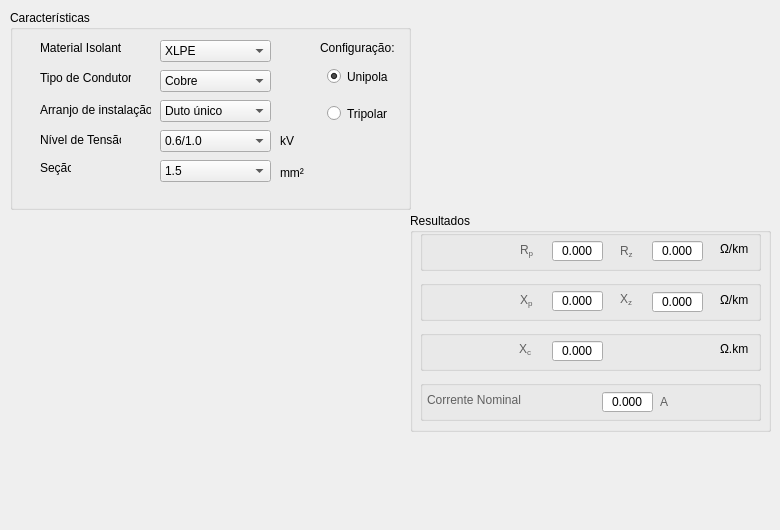
  <widget class="QWidget" name="centralwidget">
   <widget class="QLabel" name="label">
    <property name="geometry">
     <rect>
      <x>-10</x>
      <y>190</y>
      <width>361</width>
      <height>331</height>
     </rect>
    </property>
    <property name="text">
     <string/>
    </property>
    <property name="pixmap">
     <pixmap>Imagens/Wire Cu.png</pixmap>
    </property>
    <property name="scaledContents">
     <bool>true</bool>
    </property>
   </widget>
   <widget class="QGroupBox" name="groupBox_2">
    <property name="geometry">
     <rect>
      <x>10</x>
      <y>10</y>
      <width>401</width>
      <height>200</height>
     </rect>
    </property>
    <property name="title">
     <string>Características</string>
    </property>
    <widget class="QLabel" name="label_3">
     <property name="geometry">
      <rect>
       <x>30</x>
       <y>60</y>
       <width>91</width>
       <height>16</height>
      </rect>
     </property>
     <property name="text">
      <string>Tipo de Condutor</string>
     </property>
    </widget>
    <widget class="QLabel" name="label_2">
     <property name="geometry">
      <rect>
       <x>30</x>
       <y>30</y>
       <width>81</width>
       <height>16</height>
      </rect>
     </property>
     <property name="text">
      <string>Material Isolante</string>
     </property>
    </widget>
    <widget class="QComboBox" name="comboBox_MaterialIsolante">
     <property name="geometry">
      <rect>
       <x>150</x>
       <y>30</y>
       <width>111</width>
       <height>22</height>
      </rect>
     </property>
     <item>
      <property name="text">
       <string>XLPE</string>
      </property>
     </item>
     <item>
      <property name="text">
       <string>PVC</string>
      </property>
     </item>
     <item>
      <property name="text">
       <string>EPR</string>
      </property>
     </item>
    </widget>
    <widget class="QComboBox" name="comboBox_TipoCondutor">
     <property name="geometry">
      <rect>
       <x>150</x>
       <y>60</y>
       <width>111</width>
       <height>22</height>
      </rect>
     </property>
     <item>
      <property name="text">
       <string>Cobre</string>
      </property>
     </item>
     <item>
      <property name="text">
       <string>Alumínio</string>
      </property>
     </item>
    </widget>
    <widget class="QComboBox" name="comboBox_ArranjoInstalacao">
     <property name="geometry">
      <rect>
       <x>150</x>
       <y>90</y>
       <width>111</width>
       <height>22</height>
      </rect>
     </property>
     <item>
      <property name="text">
       <string>Duto único</string>
      </property>
     </item>
     <item>
      <property name="text">
       <string>Ao ar livre</string>
      </property>
     </item>
     <item>
      <property name="text">
       <string>Dir. enterrado</string>
      </property>
     </item>
     <item>
      <property name="text">
       <string>Canaleta</string>
      </property>
     </item>
     <item>
      <property name="text">
       <string>Eletroduto</string>
      </property>
     </item>
    </widget>
    <widget class="QLabel" name="label_5">
     <property name="geometry">
      <rect>
       <x>30</x>
       <y>92</y>
       <width>111</width>
       <height>16</height>
      </rect>
     </property>
     <property name="text">
      <string>Arranjo de instalação</string>
     </property>
    </widget>
    <widget class="QComboBox" name="comboBox_NivelTensao">
     <property name="geometry">
      <rect>
       <x>150</x>
       <y>120</y>
       <width>111</width>
       <height>22</height>
      </rect>
     </property>
     <item>
      <property name="text">
       <string>0.6/1.0</string>
      </property>
     </item>
     <item>
      <property name="text">
       <string>8.7/15</string>
      </property>
     </item>
    </widget>
    <widget class="QComboBox" name="comboBox_Secao">
     <property name="geometry">
      <rect>
       <x>150</x>
       <y>150</y>
       <width>111</width>
       <height>22</height>
      </rect>
     </property>
     <item>
      <property name="text">
       <string>1.5</string>
      </property>
     </item>
     <item>
      <property name="text">
       <string>2.5</string>
      </property>
     </item>
     <item>
      <property name="text">
       <string>4</string>
      </property>
     </item>
     <item>
      <property name="text">
       <string>6</string>
      </property>
     </item>
     <item>
      <property name="text">
       <string>10</string>
      </property>
     </item>
     <item>
      <property name="text">
       <string>16</string>
      </property>
     </item>
     <item>
      <property name="text">
       <string>25</string>
      </property>
     </item>
     <item>
      <property name="text">
       <string>35</string>
      </property>
     </item>
     <item>
      <property name="text">
       <string>50</string>
      </property>
     </item>
     <item>
      <property name="text">
       <string>70</string>
      </property>
     </item>
     <item>
      <property name="text">
       <string>95</string>
      </property>
     </item>
     <item>
      <property name="text">
       <string>120</string>
      </property>
     </item>
     <item>
      <property name="text">
       <string>150</string>
      </property>
     </item>
     <item>
      <property name="text">
       <string>185</string>
      </property>
     </item>
     <item>
      <property name="text">
       <string>240</string>
      </property>
     </item>
     <item>
      <property name="text">
       <string>300</string>
      </property>
     </item>
     <item>
      <property name="text">
       <string>400</string>
      </property>
     </item>
     <item>
      <property name="text">
       <string>500</string>
      </property>
     </item>
    </widget>
    <widget class="QLabel" name="label_7">
     <property name="geometry">
      <rect>
       <x>30</x>
       <y>150</y>
       <width>31</width>
       <height>16</height>
      </rect>
     </property>
     <property name="text">
      <string>Seção</string>
     </property>
    </widget>
    <widget class="QRadioButton" name="radioButton_Unipolar">
     <property name="geometry">
      <rect>
       <x>317</x>
       <y>58</y>
       <width>61</width>
       <height>17</height>
      </rect>
     </property>
     <property name="text">
      <string>Unipolar</string>
     </property>
     <property name="checked">
      <bool>true</bool>
     </property>
    </widget>
    <widget class="QRadioButton" name="radioButton_Tripolar">
     <property name="geometry">
      <rect>
       <x>317</x>
       <y>95</y>
       <width>61</width>
       <height>17</height>
      </rect>
     </property>
     <property name="text">
      <string>Tripolar</string>
     </property>
    </widget>
    <widget class="QLabel" name="label_21">
     <property name="geometry">
      <rect>
       <x>270</x>
       <y>152</y>
       <width>31</width>
       <height>21</height>
      </rect>
     </property>
     <property name="styleSheet">
      <string notr="true">font: 10pt &quot;MS Shell Dlg 2&quot;;</string>
     </property>
     <property name="text">
      <string>mm²</string>
     </property>
    </widget>
    <widget class="QLabel" name="label_22">
     <property name="geometry">
      <rect>
       <x>270</x>
       <y>120</y>
       <width>21</width>
       <height>21</height>
      </rect>
     </property>
     <property name="styleSheet">
      <string notr="true">font: 10pt &quot;MS Shell Dlg 2&quot;;</string>
     </property>
     <property name="text">
      <string>kV</string>
     </property>
    </widget>
    <widget class="QLabel" name="label_23">
     <property name="geometry">
      <rect>
       <x>310</x>
       <y>27</y>
       <width>81</width>
       <height>21</height>
      </rect>
     </property>
     <property name="styleSheet">
      <string notr="true">font: 10pt &quot;MS Shell Dlg 2&quot;;</string>
     </property>
     <property name="text">
      <string>Configuração:</string>
     </property>
    </widget>
   </widget>
   <widget class="QLabel" name="label_4">
    <property name="geometry">
     <rect>
      <x>40</x>
      <y>132</y>
      <width>81</width>
      <height>16</height>
     </rect>
    </property>
    <property name="text">
     <string>Nível de Tensão</string>
    </property>
   </widget>
   <widget class="QGroupBox" name="groupBox_3">
    <property name="geometry">
     <rect>
      <x>410</x>
      <y>213</y>
      <width>361</width>
      <height>219</height>
     </rect>
    </property>
    <property name="title">
     <string>Resultados</string>
    </property>
    <widget class="QLineEdit" name="lineEdit_CorrenteNominal">
     <property name="enabled">
      <bool>true</bool>
     </property>
     <property name="geometry">
      <rect>
       <x>192</x>
       <y>179</y>
       <width>51</width>
       <height>20</height>
      </rect>
     </property>
     <property name="acceptDrops">
      <bool>true</bool>
     </property>
     <property name="styleSheet">
      <string notr="true">font: 75 9pt &quot;MS Shell Dlg 2&quot;;
</string>
     </property>
     <property name="text">
      <string>0.000</string>
     </property>
     <property name="alignment">
      <set>Qt::AlignCenter</set>
     </property>
     <property name="readOnly">
      <bool>true</bool>
     </property>
     <property name="clearButtonEnabled">
      <bool>false</bool>
     </property>
    </widget>
    <widget class="QLineEdit" name="lineEdit_XZ">
     <property name="enabled">
      <bool>true</bool>
     </property>
     <property name="geometry">
      <rect>
       <x>242</x>
       <y>79</y>
       <width>51</width>
       <height>20</height>
      </rect>
     </property>
     <property name="acceptDrops">
      <bool>true</bool>
     </property>
     <property name="styleSheet">
      <string notr="true">font: 75 9pt &quot;MS Shell Dlg 2&quot;;
</string>
     </property>
     <property name="text">
      <string>0.000</string>
     </property>
     <property name="alignment">
      <set>Qt::AlignCenter</set>
     </property>
     <property name="readOnly">
      <bool>true</bool>
     </property>
     <property name="clearButtonEnabled">
      <bool>false</bool>
     </property>
    </widget>
    <widget class="QLabel" name="label_8">
     <property name="geometry">
      <rect>
       <x>0</x>
       <y>-7</y>
       <width>111</width>
       <height>91</height>
      </rect>
     </property>
     <property name="text">
      <string/>
     </property>
     <property name="pixmap">
      <pixmap>Imagens/Resistor.png</pixmap>
     </property>
     <property name="scaledContents">
      <bool>true</bool>
     </property>
     <property name="alignment">
      <set>Qt::AlignCenter</set>
     </property>
     <property name="wordWrap">
      <bool>false</bool>
     </property>
    </widget>
    <widget class="QLabel" name="label_9">
     <property name="geometry">
      <rect>
       <x>-4</x>
       <y>26</y>
       <width>121</width>
       <height>121</height>
      </rect>
     </property>
     <property name="text">
      <string/>
     </property>
     <property name="pixmap">
      <pixmap>Imagens/Indutor.png</pixmap>
     </property>
     <property name="scaledContents">
      <bool>true</bool>
     </property>
     <property name="alignment">
      <set>Qt::AlignCenter</set>
     </property>
    </widget>
    <widget class="QLabel" name="lblXc">
     <property name="geometry">
      <rect>
       <x>109</x>
       <y>121</y>
       <width>21</width>
       <height>31</height>
      </rect>
     </property>
     <property name="styleSheet">
      <string notr="true">font: 16pt &quot;MS Shell Dlg 2&quot;;
color: rgba(0, 0, 0, 150);</string>
     </property>
     <property name="text">
      <string>&lt;html&gt;&lt;head/&gt;&lt;body&gt;&lt;p&gt;X&lt;span style=&quot; vertical-align:sub;&quot;&gt;c&lt;/span&gt;&lt;/p&gt;&lt;/body&gt;&lt;/html&gt;</string>
     </property>
    </widget>
    <widget class="QLineEdit" name="lineEdit_RP">
     <property name="enabled">
      <bool>true</bool>
     </property>
     <property name="geometry">
      <rect>
       <x>142</x>
       <y>28</y>
       <width>51</width>
       <height>20</height>
      </rect>
     </property>
     <property name="acceptDrops">
      <bool>true</bool>
     </property>
     <property name="styleSheet">
      <string notr="true">font: 75 9pt &quot;MS Shell Dlg 2&quot;;
</string>
     </property>
     <property name="text">
      <string>0.000</string>
     </property>
     <property name="alignment">
      <set>Qt::AlignCenter</set>
     </property>
     <property name="dragEnabled">
      <bool>false</bool>
     </property>
     <property name="readOnly">
      <bool>true</bool>
     </property>
     <property name="clearButtonEnabled">
      <bool>false</bool>
     </property>
    </widget>
    <widget class="QLineEdit" name="lineEdit_XP">
     <property name="enabled">
      <bool>true</bool>
     </property>
     <property name="geometry">
      <rect>
       <x>142</x>
       <y>78</y>
       <width>51</width>
       <height>20</height>
      </rect>
     </property>
     <property name="acceptDrops">
      <bool>true</bool>
     </property>
     <property name="styleSheet">
      <string notr="true">font: 75 9pt &quot;MS Shell Dlg 2&quot;;</string>
     </property>
     <property name="text">
      <string>0.000</string>
     </property>
     <property name="alignment">
      <set>Qt::AlignCenter</set>
     </property>
     <property name="readOnly">
      <bool>true</bool>
     </property>
     <property name="clearButtonEnabled">
      <bool>false</bool>
     </property>
    </widget>
    <widget class="QLabel" name="lblXp">
     <property name="geometry">
      <rect>
       <x>110</x>
       <y>72</y>
       <width>31</width>
       <height>31</height>
      </rect>
     </property>
     <property name="styleSheet">
      <string notr="true">font: 16pt &quot;MS Shell Dlg 2&quot;;
color: rgba(0, 0, 0, 150);</string>
     </property>
     <property name="text">
      <string>&lt;html&gt;&lt;head/&gt;&lt;body&gt;&lt;p&gt;X&lt;span style=&quot; vertical-align:sub;&quot;&gt;p&lt;/span&gt;&lt;/p&gt;&lt;/body&gt;&lt;/html&gt;</string>
     </property>
    </widget>
    <widget class="QLabel" name="lblRp">
     <property name="geometry">
      <rect>
       <x>110</x>
       <y>22</y>
       <width>31</width>
       <height>31</height>
      </rect>
     </property>
     <property name="styleSheet">
      <string notr="true">font: 16pt &quot;MS Shell Dlg 2&quot;;
color: rgba(0, 0, 0, 150);</string>
     </property>
     <property name="text">
      <string>&lt;html&gt;&lt;head/&gt;&lt;body&gt;&lt;p&gt;R&lt;span style=&quot; vertical-align:sub;&quot;&gt;p&lt;/span&gt;&lt;/p&gt;&lt;/body&gt;&lt;/html&gt;</string>
     </property>
    </widget>
    <widget class="QLabel" name="lblXz">
     <property name="geometry">
      <rect>
       <x>210</x>
       <y>71</y>
       <width>21</width>
       <height>31</height>
      </rect>
     </property>
     <property name="styleSheet">
      <string notr="true">font: 16pt &quot;MS Shell Dlg 2&quot;;
color: rgba(0, 0, 0, 150);</string>
     </property>
     <property name="text">
      <string>&lt;html&gt;&lt;head/&gt;&lt;body&gt;&lt;p&gt;X&lt;span style=&quot; vertical-align:sub;&quot;&gt;z&lt;/span&gt;&lt;/p&gt;&lt;/body&gt;&lt;/html&gt;</string>
     </property>
    </widget>
    <widget class="QLabel" name="label_18">
     <property name="geometry">
      <rect>
       <x>310</x>
       <y>125</y>
       <width>31</width>
       <height>21</height>
      </rect>
     </property>
     <property name="styleSheet">
      <string notr="true">font: 10pt &quot;MS Shell Dlg 2&quot;;</string>
     </property>
     <property name="text">
      <string>Ω.km</string>
     </property>
    </widget>
    <widget class="QLineEdit" name="lineEdit_XC">
     <property name="enabled">
      <bool>true</bool>
     </property>
     <property name="geometry">
      <rect>
       <x>142</x>
       <y>128</y>
       <width>51</width>
       <height>20</height>
      </rect>
     </property>
     <property name="acceptDrops">
      <bool>true</bool>
     </property>
     <property name="styleSheet">
      <string notr="true">font: 75 9pt &quot;MS Shell Dlg 2&quot;;
</string>
     </property>
     <property name="text">
      <string>0.000</string>
     </property>
     <property name="alignment">
      <set>Qt::AlignCenter</set>
     </property>
     <property name="readOnly">
      <bool>true</bool>
     </property>
     <property name="clearButtonEnabled">
      <bool>false</bool>
     </property>
    </widget>
    <widget class="QLineEdit" name="lineEdit_RZ">
     <property name="enabled">
      <bool>true</bool>
     </property>
     <property name="geometry">
      <rect>
       <x>242</x>
       <y>28</y>
       <width>51</width>
       <height>20</height>
      </rect>
     </property>
     <property name="acceptDrops">
      <bool>true</bool>
     </property>
     <property name="styleSheet">
      <string notr="true">font: 75 9pt &quot;MS Shell Dlg 2&quot;;
</string>
     </property>
     <property name="text">
      <string>0.000</string>
     </property>
     <property name="alignment">
      <set>Qt::AlignCenter</set>
     </property>
     <property name="readOnly">
      <bool>true</bool>
     </property>
     <property name="clearButtonEnabled">
      <bool>false</bool>
     </property>
    </widget>
    <widget class="QLabel" name="label_19">
     <property name="geometry">
      <rect>
       <x>17</x>
       <y>171</y>
       <width>171</width>
       <height>31</height>
      </rect>
     </property>
     <property name="styleSheet">
      <string notr="true">font: 16pt &quot;MS Shell Dlg 2&quot;;
color: rgba(0, 0, 0, 150);</string>
     </property>
     <property name="text">
      <string>Corrente Nominal</string>
     </property>
    </widget>
    <widget class="QLabel" name="label_16">
     <property name="geometry">
      <rect>
       <x>310</x>
       <y>25</y>
       <width>31</width>
       <height>21</height>
      </rect>
     </property>
     <property name="styleSheet">
      <string notr="true">font: 10pt &quot;MS Shell Dlg 2&quot;;</string>
     </property>
     <property name="text">
      <string>Ω/km</string>
     </property>
    </widget>
    <widget class="QLabel" name="lblRz">
     <property name="geometry">
      <rect>
       <x>210</x>
       <y>23</y>
       <width>21</width>
       <height>31</height>
      </rect>
     </property>
     <property name="styleSheet">
      <string notr="true">font: 16pt &quot;MS Shell Dlg 2&quot;;
color: rgba(0, 0, 0, 150);</string>
     </property>
     <property name="text">
      <string>&lt;html&gt;&lt;head/&gt;&lt;body&gt;&lt;p&gt;R&lt;span style=&quot; vertical-align:sub;&quot;&gt;z&lt;/span&gt;&lt;/p&gt;&lt;/body&gt;&lt;/html&gt;</string>
     </property>
    </widget>
    <widget class="QLabel" name="label_17">
     <property name="geometry">
      <rect>
       <x>310</x>
       <y>76</y>
       <width>31</width>
       <height>21</height>
      </rect>
     </property>
     <property name="styleSheet">
      <string notr="true">font: 10pt &quot;MS Shell Dlg 2&quot;;</string>
     </property>
     <property name="text">
      <string>Ω/km</string>
     </property>
    </widget>
    <widget class="QLabel" name="label_20">
     <property name="geometry">
      <rect>
       <x>250</x>
       <y>178</y>
       <width>21</width>
       <height>21</height>
      </rect>
     </property>
     <property name="styleSheet">
      <string notr="true">font: 16pt &quot;MS Shell Dlg 2&quot;;
color: rgba(0, 0, 0, 150);</string>
     </property>
     <property name="text">
      <string>A</string>
     </property>
    </widget>
    <widget class="QLabel" name="label_10">
     <property name="geometry">
      <rect>
       <x>10</x>
       <y>113</y>
       <width>91</width>
       <height>51</height>
      </rect>
     </property>
     <property name="text">
      <string/>
     </property>
     <property name="pixmap">
      <pixmap>Imagens/Capacitor.png</pixmap>
     </property>
     <property name="scaledContents">
      <bool>true</bool>
     </property>
     <property name="alignment">
      <set>Qt::AlignCenter</set>
     </property>
    </widget>
    <widget class="QGroupBox" name="groupBox">
     <property name="geometry">
      <rect>
       <x>10</x>
       <y>17</y>
       <width>341</width>
       <height>41</height>
      </rect>
     </property>
     <property name="title">
      <string/>
     </property>
    </widget>
    <widget class="QGroupBox" name="groupBox_4">
     <property name="geometry">
      <rect>
       <x>10</x>
       <y>67</y>
       <width>341</width>
       <height>41</height>
      </rect>
     </property>
     <property name="title">
      <string/>
     </property>
    </widget>
    <widget class="QGroupBox" name="groupBox_5">
     <property name="geometry">
      <rect>
       <x>10</x>
       <y>117</y>
       <width>341</width>
       <height>41</height>
      </rect>
     </property>
     <property name="title">
      <string/>
     </property>
    </widget>
    <widget class="QGroupBox" name="groupBox_6">
     <property name="geometry">
      <rect>
       <x>10</x>
       <y>167</y>
       <width>341</width>
       <height>41</height>
      </rect>
     </property>
     <property name="title">
      <string/>
     </property>
    </widget>
    <zorder>groupBox_6</zorder>
    <zorder>groupBox_5</zorder>
    <zorder>groupBox_4</zorder>
    <zorder>groupBox</zorder>
    <zorder>lineEdit_CorrenteNominal</zorder>
    <zorder>lineEdit_XZ</zorder>
    <zorder>label_8</zorder>
    <zorder>label_9</zorder>
    <zorder>lblXc</zorder>
    <zorder>lineEdit_RP</zorder>
    <zorder>lineEdit_XP</zorder>
    <zorder>lblXp</zorder>
    <zorder>lblRp</zorder>
    <zorder>lblXz</zorder>
    <zorder>label_18</zorder>
    <zorder>lineEdit_XC</zorder>
    <zorder>lineEdit_RZ</zorder>
    <zorder>label_19</zorder>
    <zorder>label_16</zorder>
    <zorder>lblRz</zorder>
    <zorder>label_17</zorder>
    <zorder>label_20</zorder>
    <zorder>label_10</zorder>
   </widget>
   <widget class="QLabel" name="label_ImagemCondutor">
    <property name="geometry">
     <rect>
      <x>500</x>
      <y>13</y>
      <width>201</width>
      <height>191</height>
     </rect>
    </property>
    <property name="text">
     <string/>
    </property>
    <property name="pixmap">
     <pixmap>Imagens/Cabo Unipolar.png</pixmap>
    </property>
    <property name="scaledContents">
     <bool>true</bool>
    </property>
   </widget>
   <zorder>groupBox_3</zorder>
   <zorder>label</zorder>
   <zorder>groupBox_2</zorder>
   <zorder>label_4</zorder>
   <zorder>label_ImagemCondutor</zorder>
  </widget>
